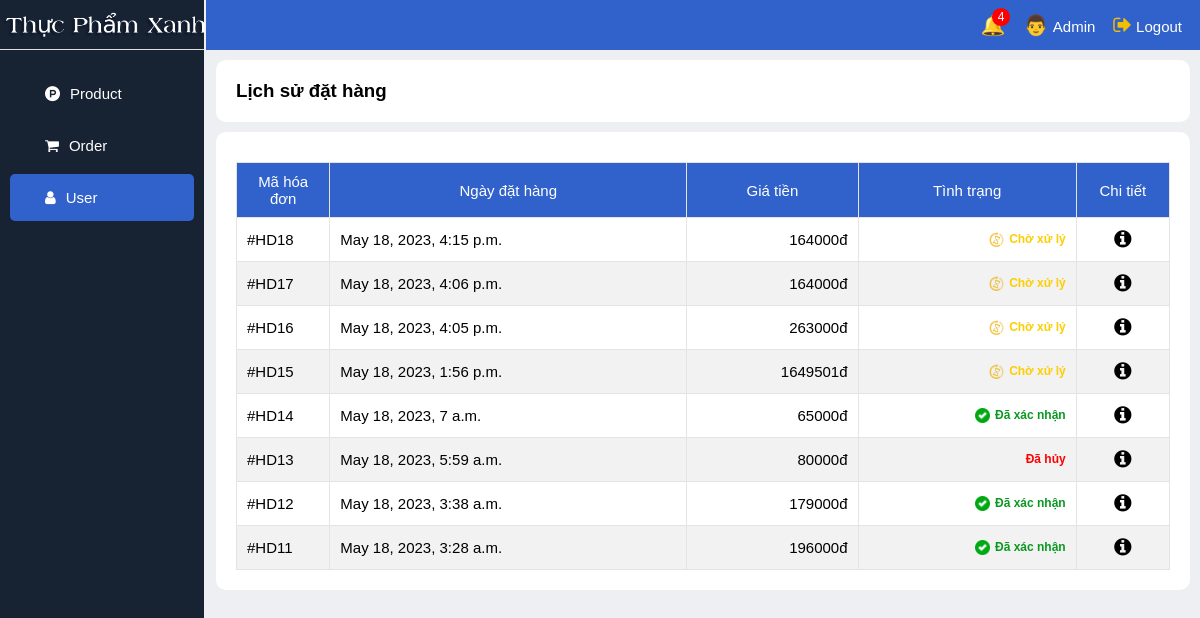
Page /get_order_customer/1 on the earlier database version.
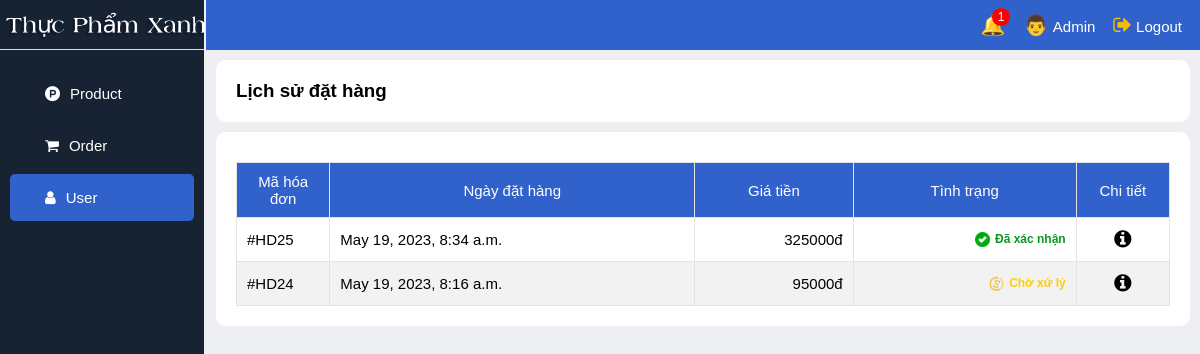
Same page on the later database version.
### app_web/models.py (models this page shows)
class Order(models.Model):
    ORDER_STATUS_CHOICES = (
        ('pending', 'Chờ xử lý'),
        ('confirm', 'Đã xác nhận'),
        ('cancel', 'Đã hủy')
    )
    customer = models.ForeignKey(Customer, on_delete=models.CASCADE)
    name = models.CharField(max_length=255, default='null')
    phone = models.CharField(max_length=255, default='null')
    address = models.CharField(max_length=255, default='null')
    date = models.DateTimeField(auto_now_add=True)
    total = models.DecimalField(max_digits=10, decimal_places=0)
    status = models.CharField(max_length=20, choices=ORDER_STATUS_CHOICES)

### app_web/views.py (the view)
# urls.py: path('get_order_customer/<int:id>', views.get_order_customer, name='get_order_customer'),
def get_order_customer(request, id):
    orders = Order.objects.filter(customer_id=id).order_by('-date')
    count = Order.objects.filter(status='pending').count()
    context = {
        'orders': orders,
        'count': count
    }
    return render(request, 'admin_customer_order.html', context)

### app_web/templates/admin_customer_order.html (shortened to what this page needs)
{% extends 'admin_base.html' %}
{% load static %}
{% block link_css %}
    <link rel="stylesheet" href="{% static 'css/admin_customer_order.css' %}">
{% endblock %}
{% block content %}
<div class="title"><h3>Lịch sử đặt hàng</h3></div>
<div class="content">
    <div class="table">
        <table>
            <thead>
                <tr>
                    <th>Mã hóa đơn</th>
                    <th>Ngày đặt hàng</th>
                    <th>Giá tiền</th>
                    <th>Tình trạng</th>
                    <th>Chi tiết</th>
                </tr>
            </thead>
            <tbody>
                {% for order in orders %}
                    <tr id="tr_{{order.id}}">
                        <td>#HD{{ order.id }}</td>
                        <td>{{ order.date }}</td>
                        <td>{{ order.total }}đ</td>
                        <td>
                            {% if order.status == 'confirm' %}
                                <div class="status-confirm">
                                <img src="{% static 'image/icon/icon-confirm.png' %}" height="13px" alt="">
                                <p>{{ order.get_status_display }}</p>
                                </div>
                            {% elif order.status == 'cancel' %}
                                <div class="status-cancel">
                                <p>{{ order.get_status_display }}</p>
                                </div>
                            {% else %}
                                <div class="status-wait">
                                <img src="{% static 'image/icon/icon-wait.png' %}" height="13px" alt="">
                                <p>{{ order.get_status_display }}</p>
                                </div>
                            {% endif %}
                        </td>
                        <td><a onclick="showDetail({{order.id}}, '{{order.name}}', '{{order.address}}', '{{order.phone}}', '{{order.date}}', {{order.total}})"><i class="fa fa-info-circle"></i></a></td>
                    </tr>
                {% endfor %}
            </tbody>
        </table>
    </div>
</div>
{% endblock %}

Differences in the rows shown:
removed Order: id "18", date "May 18, 2023, 4:15 p.m.", total "164000", status "Chờ xử lý"
removed Order: id "17", date "May 18, 2023, 4:06 p.m.", total "164000", status "Chờ xử lý"
removed Order: id "16", date "May 18, 2023, 4:05 p.m.", total "263000", status "Chờ xử lý"
removed Order: id "15", date "May 18, 2023, 1:56 p.m.", total "1649501", status "Chờ xử lý"
removed Order: id "14", date "May 18, 2023, 7 a.m.", total "65000", status "Đã xác nhận"
removed Order: id "13", date "May 18, 2023, 5:59 a.m.", total "80000", status "Đã hủy"
removed Order: id "12", date "May 18, 2023, 3:38 a.m.", total "179000", status "Đã xác nhận"
removed Order: id "11", date "May 18, 2023, 3:28 a.m.", total "196000", status "Đã xác nhận"
added Order: id "25", date "May 19, 2023, 8:34 a.m.", total "325000", status "Đã xác nhận"
added Order: id "24", date "May 19, 2023, 8:16 a.m.", total "95000", status "Chờ xử lý"
Other differences:
{{ count }}: "4" → "1"
